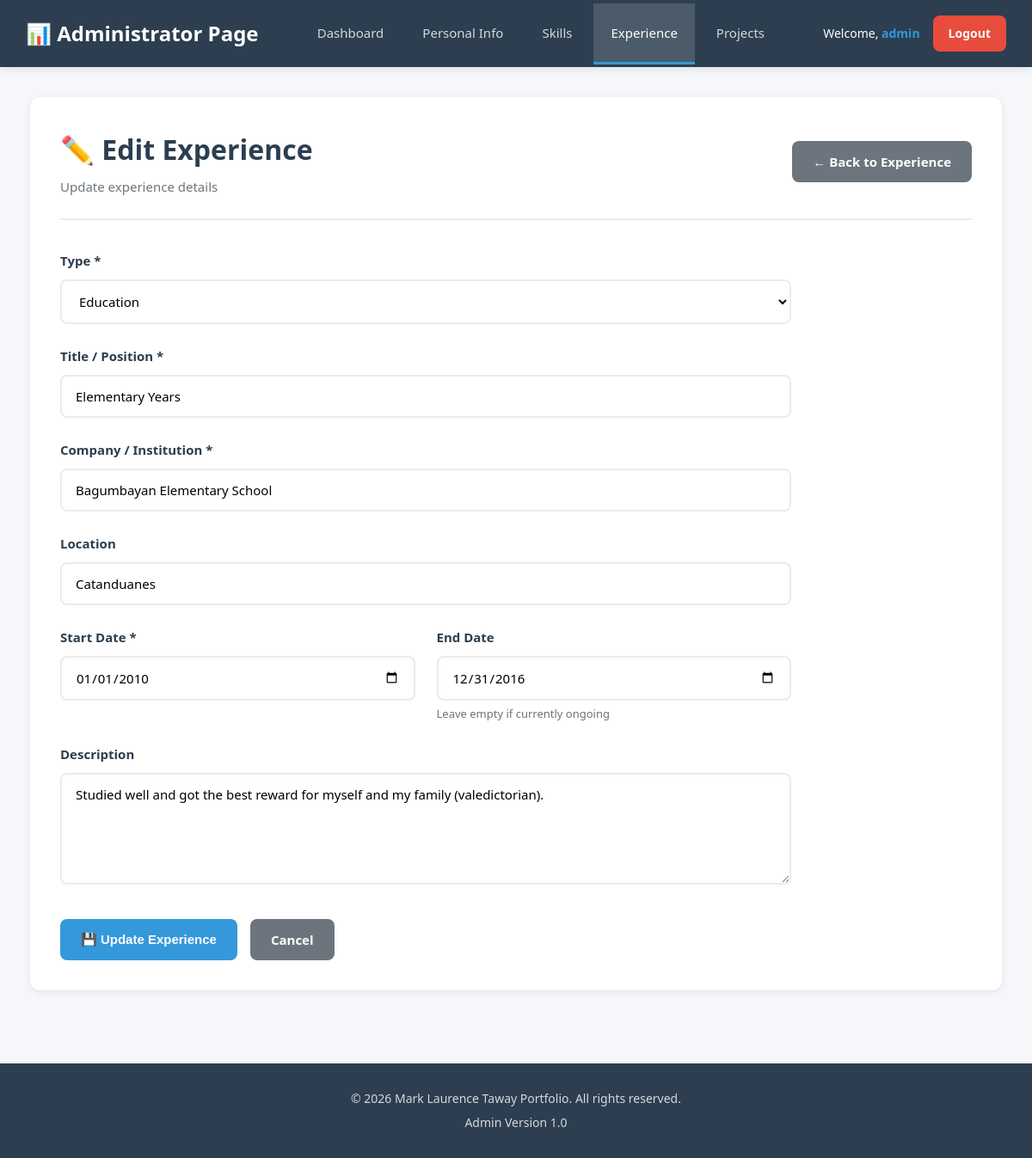
Page /admin/add_edit_experience.php?id=2 (signed in) on the committed database.
### tables this page shows
CREATE TABLE `experience` (
  `id` int(11) NOT NULL,
  `title` varchar(150) NOT NULL,
  `company_institution` varchar(150) NOT NULL,
  `location` varchar(100) DEFAULT NULL,
  `start_date` date NOT NULL,
  `end_date` date DEFAULT NULL,
  `description` text DEFAULT NULL,
  `type` enum('work','education') NOT NULL,
  `created_at` timestamp NOT NULL DEFAULT current_timestamp(),
  `updated_at` timestamp NOT NULL DEFAULT current_timestamp() ON UPDATE current_timestamp()
);

### admin/add_edit_experience.php (the view, shortened to what this page needs)
<?php
include 'header.php';
$edit_mode = false;
$experience = null;
if (isset($_GET['id'])) {
    $edit_mode = true;
    $id = intval($_GET['id']);
    $stmt = $conn->prepare("SELECT * FROM experience WHERE id = ?");
    $stmt->bind_param("i", $id);
    $stmt->execute();
    $result = $stmt->get_result();
    $experience = $result->fetch_assoc();
}
?>
<div class="page-content">
    <div class="page-header">
        <div>
            <h1><?php echo $edit_mode ? '✏️ Edit Experience' : '➕ Add New Experience'; ?></h1>
            <p><?php echo $edit_mode ? 'Update experience details' : 'Add work experience or education entry'; ?></p>
        </div>
        <a href="manage_experience.php" class="btn btn-secondary">← Back to Experience</a>
    </div>
    <div class="form-container">
        <form method="POST" action="" class="admin-form">
            <div class="form-group">
                <label for="type">Type *</label>
                <select id="type" name="type" required>
                    <option value="education" <?php echo ($experience && $experience['type'] == 'education') ? 'selected' : ''; ?>>Education</option>
                </select>
            </div>
            <div class="form-group">
                <label for="title">Title / Position *</label>
                <input type="text" id="title" name="title"
                       value="<?php echo $experience ? htmlspecialchars($experience['title']) : ''; ?>"
                       placeholder="e.g., Web Developer, Bachelor of Science" required>
            </div>
            <div class="form-group">
                <label for="company_institution">Company / Institution *</label>
                <input type="text" id="company_institution" name="company_institution"
                       value="<?php echo $experience ? htmlspecialchars($experience['company_institution']) : ''; ?>"
                       placeholder="e.g., Tech Company Inc., State University" required>
            </div>
            <div class="form-group">
                <label for="location">Location</label>
                <input type="text" id="location" name="location"
                       value="<?php echo $experience ? htmlspecialchars($experience['location']) : ''; ?>"
                       placeholder="e.g., New York, USA">
            </div>
            <div class="form-row">
                <div class="form-group">
                    <label for="start_date">Start Date *</label>
                    <input type="date" id="start_date" name="start_date"
                           value="<?php echo $experience ? $experience['start_date'] : ''; ?>" required>
                </div>
                <div class="form-group">
                    <label for="end_date">End Date</label>
                    <input type="date" id="end_date" name="end_date"
                           value="<?php echo $experience ? $experience['end_date'] : ''; ?>">
                    <small>Leave empty if currently ongoing</small>
                </div>
            </div>
            <div class="form-group">
                <label for="description">Description</label>
                <textarea id="description" name="description" rows="5"
                          placeholder="Describe your responsibilities, achievements, or coursework..."><?php echo $experience ? htmlspecialchars($experience['description']) : ''; ?></textarea>
            </div>
            <div class="form-actions">
                <button type="submit" class="btn btn-primary">
                    <?php echo $edit_mode ? '💾 Update Experience' : '➕ Add Experience'; ?>
                </button>
                <a href="manage_experience.php" class="btn btn-secondary">Cancel</a>
            </div>
        </form>
    </div>
</div>
<?php include 'footer.php'; ?>

### admin/admin_style.css (style rules this page uses)
* { margin: 0; padding: 0; box-sizing: border-box; }
body { font-family: 'Segoe UI', Tahoma, Geneva, Verdana, sans-serif; background: #f5f7fa; color: #2c3e50; line-height: 1.6; }
.page-content { background: white; border-radius: 12px; padding: 35px; box-shadow: 0 2px 8px rgba(0, 0, 0, 0.08); }
.page-header { display: flex; justify-content: space-between; align-items: center; margin-bottom: 35px; padding-bottom: 25px; border-bottom: 2px solid #e9ecef; }
.page-header h1 { font-size: 32px; color: #2c3e50; margin-bottom: 5px; }
.page-header p { color: #6c757d; margin-top: 5px; font-size: 15px; }
.form-container { max-width: 850px; }
.admin-form { display: flex; flex-direction: column; gap: 25px; }
.form-row { display: grid; grid-template-columns: 1fr 1fr; gap: 25px; }
.form-group { display: flex; flex-direction: column; gap: 10px; }
.form-group label { font-weight: 600; color: #2c3e50; font-size: 15px; }
.form-group input, .form-group textarea, .form-group select { padding: 13px 16px; border: 2px solid #e9ecef; border-radius: 8px; font-size: 15px; transition: all 0.3s ease; font-family: inherit; background: white; }
.form-group small { color: #6c757d; font-size: 13px; margin-top: -5px; }
.form-actions { display: flex; gap: 15px; margin-top: 15px; }
.btn { padding: 12px 24px; border: none; border-radius: 8px; font-size: 15px; font-weight: 600; cursor: pointer; text-decoration: none; display: inline-block; transition: all 0.3s ease; text-align: center; }
.btn-primary { background: #3498db; color: white; }
.btn-secondary { background: #6c757d; color: white; }

### admin/header.php (style rules this page uses)
body { font-family: 'Segoe UI', Tahoma, Geneva, Verdana, sans-serif; background: #f5f7fa; margin: 0; padding: 0; }

### rows in the picture
experience: type "Education", title "Elementary Years", company_institution "Bagumbayan Elementary School", location "Catanduanes", start_date "01/01/2010", end_date "12/31/2016", description "Studied well and got the best reward for myself and my family (valedictorian)."

### other values in the picture
$_SESSION['username'] "admin"
